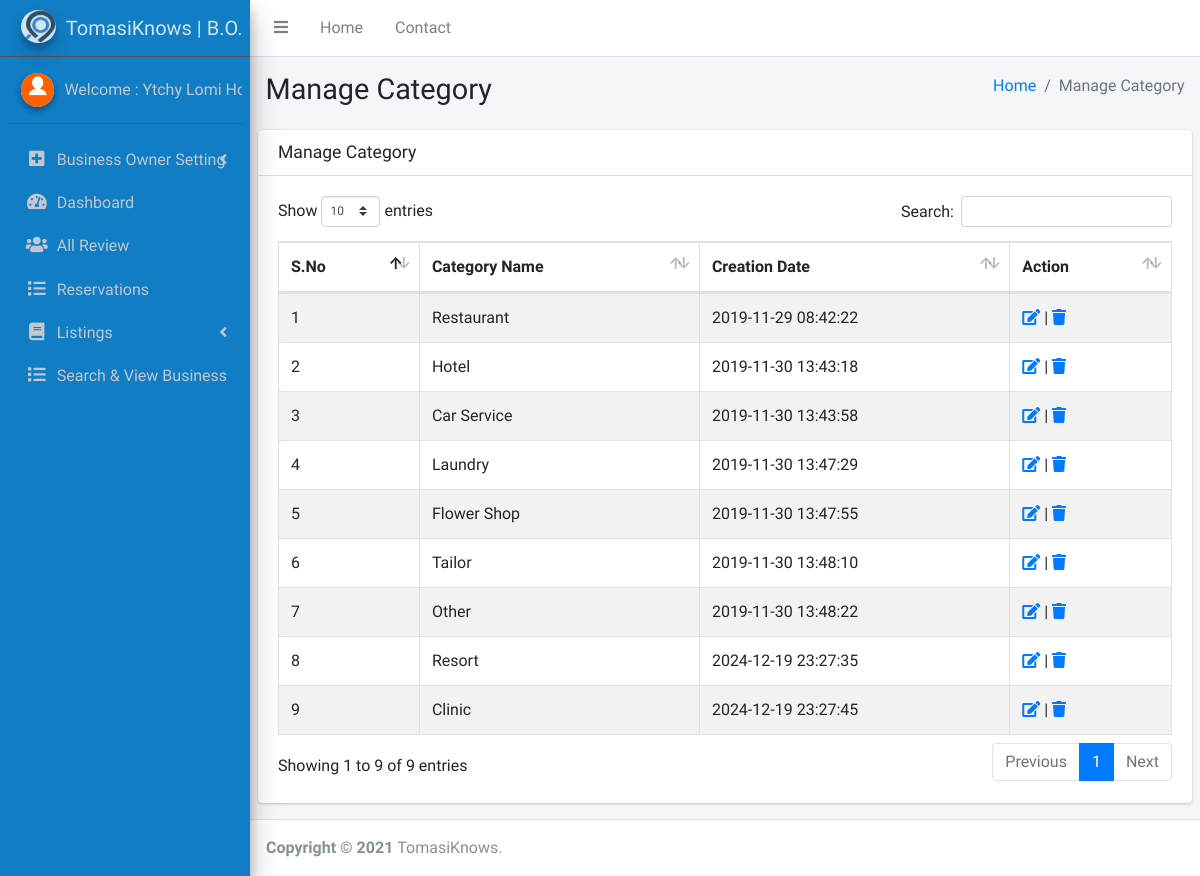
Screenshot of /admin/manage-category.php (signed in) with the database file from the repository.
### tables this page shows
CREATE TABLE `tblcategory` (
  `ID` int(10) NOT NULL AUTO_INCREMENT,
  `Category` varchar(100) DEFAULT NULL,
  `CreationDate` timestamp NULL DEFAULT current_timestamp(),
  PRIMARY KEY (`ID`),
  KEY `Category` (`Category`),
  KEY `CreationDate` (`CreationDate`)
);

### admin/manage-category.php (the view, shortened to what this page needs)
<?php
if (strlen($_SESSION['lssemsaid']==0)) {
  header('location:logout.php');
  } else{
  ?>
<!DOCTYPE html>
<html>
<head>
  <link rel="stylesheet" href="plugins/fontawesome-free/css/all.min.css">
  <link rel="stylesheet" href="https://code.ionicframework.com/ionicons/2.0.1/css/ionicons.min.css">
  <link rel="stylesheet" href="plugins/datatables-bs4/css/dataTables.bootstrap4.css">
  <link rel="stylesheet" href="dist/css/adminlte.min.css">
</head>
<body class="hold-transition sidebar-mini">
<div class="wrapper">
  <?php include_once('includes/header.php');?>
<?php include_once('includes/sidebar.php');?>
  <div class="content-wrapper">
    <section class="content-header">
      <div class="container-fluid">
        <div class="row mb-2">
          <div class="col-sm-6">
            <h1>Manage Category</h1>
          </div>
          <div class="col-sm-6">
            <ol class="breadcrumb float-sm-right">
              <li class="breadcrumb-item"><a href="dashboard.php">Home</a></li>
              <li class="breadcrumb-item active">Manage Category</li>
            </ol>
          </div>
        </div>
      </div>
    </section>
    <section class="content">
      <div class="row">
        <div class="col-12">
          <div class="card">
            <div class="card-header">
              <h3 class="card-title">Manage Category</h3>
            </div>
            <div class="card-body">
              <table id="example1" class="table table-bordered table-striped">
                <thead>
                <tr>
                  <th>S.No</th>
                  <th>Category Name</th>
                  <th>Creation Date</th>
                  <th>Action</th>
                </tr>
                </thead>
                 <?php
$sql="SELECT * from tblcategory";
$query = $dbh -> prepare($sql);
$query->execute();
$results=$query->fetchAll(PDO::FETCH_OBJ);
$cnt=1;
if($query->rowCount() > 0)
{
foreach($results as $row)
{               ?>
                <tr>
                  <td><?php echo htmlentities($cnt);?></td>
                  <td><?php  echo htmlentities($row->Category);?>
                  </td>
                  <td><?php  echo htmlentities($row->CreationDate);?></td>
                  <td>
<a href="edit-category-detail.php?editid=<?php echo htmlentities ($row->ID);?>"><i class="fa fa-edit"></i> </a> | <a href="manage-category.php?delid=<?php echo ($row->ID);?>" onclick="return confirm('Do you really want to Delete ?');"><i class="fa fa-trash" aria-hidden="true"></i></a>
                  </td>
                </tr>
                <?php $cnt=$cnt+1;}} ?>
              </table>
            </div>
          </div>
        </div>
      </div>
    </section>
  </div>
 <?php include_once('includes/footer.php');?>
</div>
</body>
</html>
<?php }  ?>

### admin/includes/sidebar.php (shortened to what this page needs)
  <aside class="main-sidebar sidebar-dark-primary elevation-4" style="background-color: #107DC4; !important">
    <a href="dashboard.php" class="brand-link" style="font-weight:bold; font-size:20px;">
      <img src="../bg/logo.jpg" alt="System Logo" class="brand-image img-circle elevation-3" style="opacity: .8; width: 35px; margin-right: 10px;">
      <span class="brand-text font-weight-light">TomasiKnows | <?php echo ($_SESSION['usertype']) == 1 ? "Admin" : "B.O."?></span>
    </a>
    <div class="sidebar">
      <div class="user-panel mt-3 pb-3 mb-3 d-flex">
        <div class="image">
          <img src="dist/img/download.png" class="img-circle elevation-2" alt="User Image">
        </div>
        <div class="info">
<?php
$aid=$_SESSION['lssemsaid'];
$sql="SELECT AdminName,Business_name  from  tbladmin where ID=:aid";
$query = $dbh -> prepare($sql);
$query->bindParam(':aid',$aid,PDO::PARAM_STR);
$query->execute();
$results=$query->fetchAll(PDO::FETCH_OBJ);
$cnt=1;
if($query->rowCount() > 0)
{
foreach($results as $row)
{               ?>
          <a href="admin-profile.php" class="d-block">Welcome :    <?php  echo  ($_SESSION['usertype']) == 1 ? $row->AdminName :  $row->Business_name  ?></a>
          <?php $cnt=$cnt+1;}} ?>
        </div>
      </div>
      <nav class="mt-2">
        <ul class="nav nav-pills nav-sidebar flex-column" data-widget="treeview" role="menu" data-accordion="false">
            <li class="nav-item has-treeview">
            <a href="#" class="nav-link">
              <i class="nav-icon fas fa-plus-square"></i>
              <p>
              <?php echo ($_SESSION['usertype']) == 1 ? "Admin" : "Business Owner"?> Setting
                <i class="fas fa-angle-left right"></i>
              </p>
            </a>
          </li>
          <li class="nav-item">
            <a href="dashboard.php" class="nav-link">
              <i class="nav-icon fas fa-tachometer-alt"></i>
              <p>
                Dashboard
               </p>
            </a>
          </li>
          <li class="nav-item has-treeview ">
            <a href="all-review.php" class="nav-link">
              <i class="nav-icon fas fa-users"></i>
              <p>
                All Review
               </p>
            </a>
          </li>
<li class="nav-item has-treeview">
  <a href="reservations.php" class="nav-link">
    <i class="nav-icon fas fa-list"></i>
    <p>
      Reservations
    </p>
  </a>
</li>
<li class="nav-item has-treeview <?php echo ($_SESSION['usertype']) == 1 ? "d-none" : ""?>">
  <a href="#" class="nav-link">
    <i class="nav-icon fas fa-book"></i>
    <p>
      Listings
      <i class="fas fa-angle-left right"></i>
    </p>
  </a>
</li>
<li class="nav-item has-treeview <?php echo ($_SESSION['usertype']) == 1 ? "d-none" : ""?>">
  <a href="search.php" class="nav-link <?php echo (in_array(basename(parse_url($_SERVER['REQUEST_URI'], PHP_URL_PATH)), ['search.php', 'search_listing.php']) ? 'active' : ''); ?>">
    <i class="nav-icon fas fa-list"></i>
    <p>
      Search & View Business
    </p>
  </a>
</li>
        </ul>
      </nav>
    </div>
  </aside>

### rows the page displays
tblcategory: Category "Restaurant", CreationDate "2019-11-29 08:42:22"
tblcategory: Category "Hotel", CreationDate "2019-11-30 13:43:18"
tblcategory: Category "Car Service", CreationDate "2019-11-30 13:43:58"
tblcategory: Category "Laundry", CreationDate "2019-11-30 13:47:29"
tblcategory: Category "Flower Shop", CreationDate "2019-11-30 13:47:55"
tblcategory: Category "Tailor", CreationDate "2019-11-30 13:48:10"
tblcategory: Category "Other", CreationDate "2019-11-30 13:48:22"
tblcategory: Category "Resort", CreationDate "2024-12-19 23:27:35"
tblcategory: Category "Clinic", CreationDate "2024-12-19 23:27:45"

### other values shown
$row->Business_name "Ytchy Lomi…"
